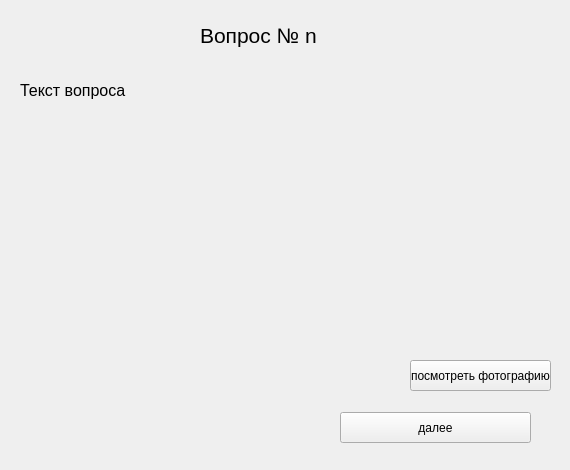
<?xml version="1.0" encoding="UTF-8"?>
<ui version="4.0">
 <class>Form</class>
 <widget class="QWidget" name="Form">
  <property name="geometry">
   <rect>
    <x>0</x>
    <y>0</y>
    <width>570</width>
    <height>470</height>
   </rect>
  </property>
  <property name="windowTitle">
   <string>Form</string>
  </property>
  <widget class="QLabel" name="numb">
   <property name="geometry">
    <rect>
     <x>200</x>
     <y>10</y>
     <width>191</width>
     <height>51</height>
    </rect>
   </property>
   <property name="text">
    <string>&lt;html&gt;&lt;head/&gt;&lt;body&gt;&lt;p&gt;&lt;span style=&quot; font-size:16pt;&quot;&gt;Вопрос № n&lt;/span&gt;&lt;/p&gt;&lt;/body&gt;&lt;/html&gt;</string>
   </property>
  </widget>
  <widget class="QLabel" name="text">
   <property name="geometry">
    <rect>
     <x>20</x>
     <y>60</y>
     <width>511</width>
     <height>61</height>
    </rect>
   </property>
   <property name="text">
    <string>&lt;html&gt;&lt;head/&gt;&lt;body&gt;&lt;p&gt;&lt;span style=&quot; font-size:12pt;&quot;&gt;Текст вопроса&lt;/span&gt;&lt;/p&gt;&lt;/body&gt;&lt;/html&gt;</string>
   </property>
  </widget>
  <widget class="QPushButton" name="next">
   <property name="geometry">
    <rect>
     <x>340</x>
     <y>412</y>
     <width>191</width>
     <height>31</height>
    </rect>
   </property>
   <property name="text">
    <string>далее</string>
   </property>
  </widget>
  <widget class="QWidget" name="verticalLayoutWidget">
   <property name="geometry">
    <rect>
     <x>10</x>
     <y>130</y>
     <width>291</width>
     <height>311</height>
    </rect>
   </property>
   <layout class="QVBoxLayout" name="verticalLayout"/>
  </widget>
  <widget class="QPushButton" name="im">
   <property name="geometry">
    <rect>
     <x>410</x>
     <y>360</y>
     <width>141</width>
     <height>31</height>
    </rect>
   </property>
   <property name="text">
    <string>посмотреть фотографию</string>
   </property>
  </widget>
 </widget>
 <resources/>
 <connections/>
</ui>
